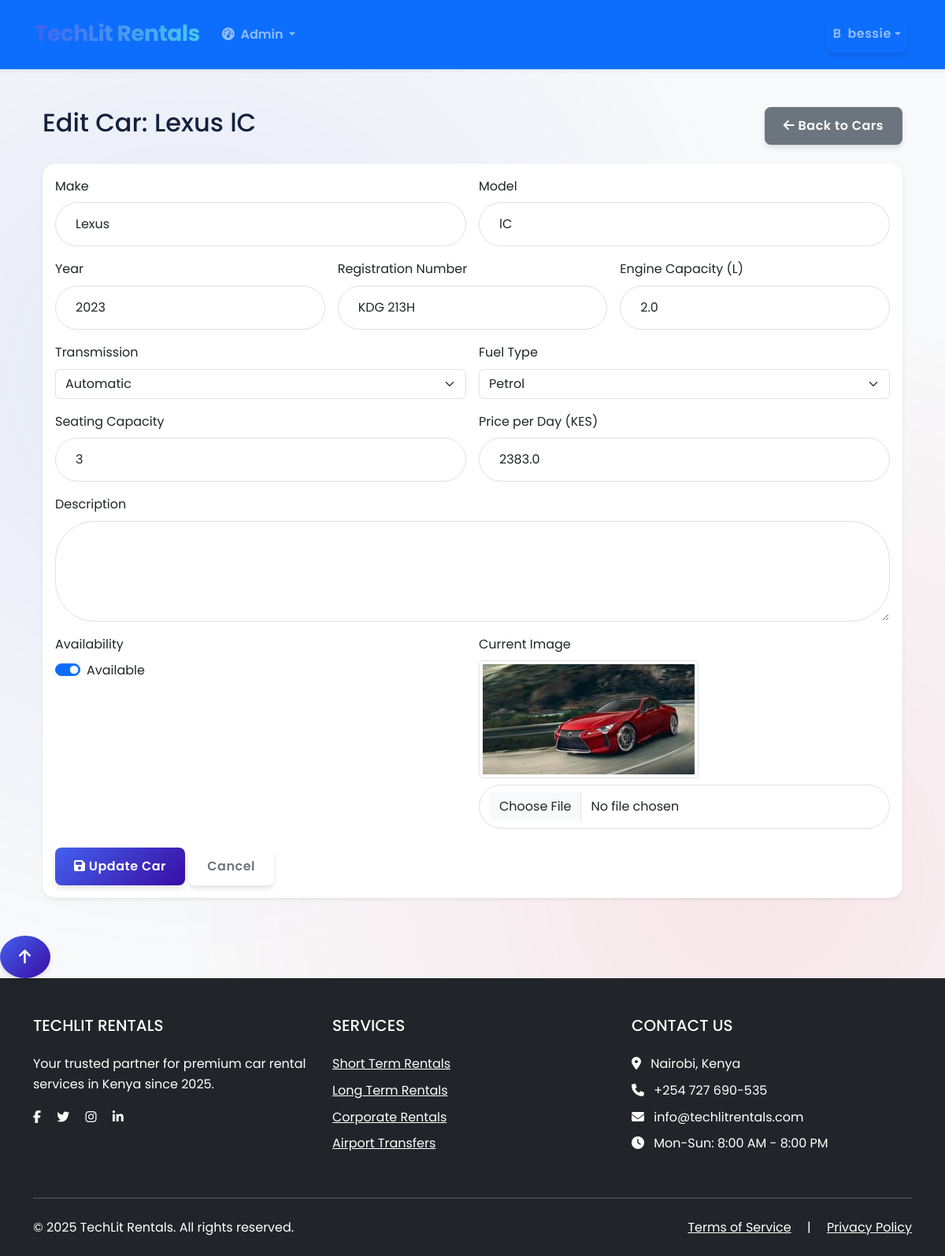
The app's page /admin/cars/edit/6 (signed in) with its own data.
### app.py (models this page shows)
class User(UserMixin, db.Model):
    __tablename__ = 'users'
    id = db.Column(db.Integer, primary_key=True)
    username = db.Column(db.String(80), unique=True, nullable=False)
    email = db.Column(db.String(120), unique=True, nullable=False)
    password = db.Column(db.String(200), nullable=False)
    license_number = db.Column(db.String(50))
    license_expiry = db.Column(db.Date)
    phone_number = db.Column(db.String(20))
    address = db.Column(db.Text)
    date_of_birth = db.Column(db.Date)
    verified = db.Column(db.Boolean, default=False)
    role = db.Column(db.String(20), nullable=False, default='user')
    created_at = db.Column(db.DateTime, default=datetime.utcnow)
    bookings = db.relationship('Booking', backref='user', lazy=True)

class Car(db.Model):
    __tablename__ = 'cars'
    id = db.Column(db.Integer, primary_key=True)
    make = db.Column(db.String(80), nullable=False)
    model = db.Column(db.String(80), nullable=False)
    year = db.Column(db.Integer, nullable=False)
    registration_number = db.Column(db.String(20), unique=True, nullable=False)
    engine_capacity = db.Column(db.Float)
    seating_capacity = db.Column(db.Integer, nullable=False)
    transmission = db.Column(db.String(20))
    fuel_type = db.Column(db.String(20))
    availability = db.Column(db.Boolean, nullable=False, default=True)
    price_per_day = db.Column(db.Float, nullable=False)
    image_url = db.Column(db.String(200))
    description = db.Column(db.Text)
    created_at = db.Column(db.DateTime, default=datetime.utcnow)
    bookings = db.relationship('Booking', backref='car', lazy=True)

### app.py (the view, shortened to what this page needs)
@app.route('/admin/cars/edit/<int:car_id>', methods=['GET', 'POST'])
@admin_required
def edit_car(car_id):
    car = Car.query.get_or_404(car_id)
    return render_template('admin/edit_car.html', car=car, datetime=datetime)

### app.py (called while the page is built)
@app.context_processor
def inject_user():
    return dict(current_user=current_user)

@app.context_processor
def inject_datetime():
    from datetime import datetime
    return dict(datetime=datetime)

@app.context_processor
def inject_today():
    return {'today': datetime.now().date()}

@app.context_processor
def utility_processor():
    def updated_url(**kwargs):
        args = request.args.copy().to_dict()
        args.update(kwargs)
        return f"{url_for('search_cars')}?{urlencode(args)}"
    return dict(updated_url=updated_url)

def admin_required(f):
    @wraps(f)
    def decorated_function(*args, **kwargs):
        if 'user_id' not in session:
            flash('Please log in to access this page.', 'danger')
            return redirect(url_for('login'))
        user = User.query.get(session['user_id'])
        if user.role != 'admin':
            flash('You do not have permission to access this page.', 'danger')
            return redirect(url_for('user_dashboard'))
        return f(*args, **kwargs)
    return decorated_function

### templates/admin/edit_car.html (shortened to what this page needs)
{% extends "base.html" %}
{% block content %}
<div class="container mt-4">
    <div class="d-flex justify-content-between align-items-center mb-4">
        <h2>Edit Car: {{ car.make }} {{ car.model }}</h2>
        <a href="{{ url_for('admin_cars') }}" class="btn btn-secondary">
            <i class="fas fa-arrow-left"></i> Back to Cars
        </a>
    </div>
    <div class="card shadow-sm">
        <div class="card-body">
            <form method="POST" enctype="multipart/form-data">
                <div class="row g-3">
                    <div class="col-md-6">
                        <label for="make" class="form-label">Make</label>
                        <input type="text" class="form-control" id="make" name="make" value="{{ car.make }}" required>
                    </div>
                    <div class="col-md-6">
                        <label for="model" class="form-label">Model</label>
                        <input type="text" class="form-control" id="model" name="model" value="{{ car.model }}" required>
                    </div>
                    <div class="col-md-4">
                        <label for="year" class="form-label">Year</label>
                        <input type="number" class="form-control" id="year" name="year" value="{{ car.year }}" required>
                    </div>
                    <div class="col-md-4">
                        <label for="registration_number" class="form-label">Registration Number</label>
                        <input type="text" class="form-control" id="registration_number" name="registration_number" value="{{ car.registration_number }}" required>
                    </div>
                    <div class="col-md-4">
                        <label for="engine_capacity" class="form-label">Engine Capacity (L)</label>
                        <input type="number" step="0.1" class="form-control" id="engine_capacity" name="engine_capacity" value="{{ car.engine_capacity }}" required>
                    </div>
                    <div class="col-md-6">
                        <label for="transmission" class="form-label">Transmission</label>
                        <select class="form-select" id="transmission" name="transmission" required>
                            <option value="automatic" {% if car.transmission == 'automatic' %}selected{% endif %}>Automatic</option>
                        </select>
                    </div>
                    <div class="col-md-6">
                        <label for="fuel_type" class="form-label">Fuel Type</label>
                        <select class="form-select" id="fuel_type" name="fuel_type" required>
                            <option value="petrol" {% if car.fuel_type == 'petrol' %}selected{% endif %}>Petrol</option>
                        </select>
                    </div>
                    <div class="col-md-6">
                        <label for="seating_capacity" class="form-label">Seating Capacity</label>
                        <input type="number" class="form-control" id="seating_capacity" name="seating_capacity" value="{{ car.seating_capacity }}" required>
                    </div>
                    <div class="col-md-6">
                        <label for="price_per_day" class="form-label">Price per Day (KES)</label>
                        <input type="number" step="0.01" class="form-control" id="price_per_day" name="price_per_day" value="{{ car.price_per_day }}" required>
                    </div>
                    <div class="col-12">
                        <label for="description" class="form-label">Description</label>
                        <textarea class="form-control" id="description" name="description" rows="4">{{ car.description }}</textarea>
                    </div>
                    <div class="col-md-6">
                        <label class="form-label">Availability</label>
                        <div class="form-check form-switch">
                            <input class="form-check-input" type="checkbox" id="availability" name="availability" {% if car.availability %}checked{% endif %}>
                            <label class="form-check-label" for="availability">
                                {{ "Available" if car.availability else "Unavailable" }}
                            </label>
                        </div>
                    </div>
                    <div class="col-md-6">
                        <label class="form-label">Current Image</label><br>
                        {% if car.image_url %}
                        <img src="{{ car.image_url }}" alt="{{ car.make }} {{ car.model }}" class="img-thumbnail mb-2" style="max-height: 150px;">
                        {% else %}
                        <div class="text-muted">No image uploaded.</div>
                        {% endif %}
                        <input type="file" class="form-control" id="image" name="image">
                    </div>
                </div>
                <div class="mt-4">
                    <button type="submit" class="btn btn-primary">
                        <i class="fas fa-save"></i> Update Car
                    </button>
                    <a href="{{ url_for('admin_cars') }}" class="btn btn-outline-secondary">Cancel</a>
                </div>
            </form>
        </div>
    </div>
</div>
{% endblock %}

### templates/base.html (shortened to what this page needs)
<!DOCTYPE html>
<html lang="en" data-bs-theme="light">
<head>
    <link href="https://cdn.jsdelivr.net/npm/bootstrap@5.3.0/dist/css/bootstrap.min.css" rel="stylesheet">
    <link rel="stylesheet" href="https://cdnjs.cloudflare.com/ajax/libs/font-awesome/6.4.2/css/all.min.css">
    <link rel="stylesheet" href="{{ url_for('static', filename='css/style.css') }}">
<body>
    <nav class="navbar navbar-expand-lg navbar-dark bg-primary shadow-sm sticky-top">
        <div class="container">
            <a class="navbar-brand d-flex align-items-center" href="{{ url_for('index') }}">
                <span class="fw-bold">TechLit Rentals</span>
            </a>
            <div class="collapse navbar-collapse" id="navbarNav">
                <ul class="navbar-nav me-auto">
                    {% if 'user_id' in session %}
                        {% if session['role'] == 'admin' %}
                            <li class="nav-item dropdown">
                                <a class="nav-link dropdown-toggle" href="#" role="button" data-bs-toggle="dropdown">
                                    <i class="fas fa-tachometer-alt me-1"></i> Admin
                                </a>
                            </li>
                        {% endif %}
                    {% else %}
                        <li class="nav-item">
                            <a class="nav-link" href="{{ url_for('index') }}">
                                <i class="fas fa-home me-1"></i> Home
                            </a>
                        </li>
                    {% endif %}
                </ul>
                <ul class="navbar-nav ms-auto">
                    {% if 'user_id' in session %}
                        <li class="nav-item dropdown">
                            <a class="nav-link dropdown-toggle d-flex align-items-center btn btn-outline-light" href="#" id="userDropdown"
                               role="button" data-bs-toggle="dropdown" aria-expanded="false">
                                <div class="avatar-sm me-2">
                                    {{ session['username'][0]|upper }}
                                </div>
                                {{ session['username'] }}
                            </a>
                        </li>
                    {% endif %}
                </ul>
            </div>
        </div>
    </nav>
    <main id="main-content" class="container my-5">
        {% block content %}{% endblock %}
    </main>
    <button type="button" class="btn btn-primary btn-floating btn-lg rounded-circle" id="btn-back-to-top">
        <i class="fas fa-arrow-up"></i>
    </button>
    <footer class="bg-dark text-white pt-5 pb-4">
        <div class="container">
            <div class="row">
                <div class="col-lg-4 mb-4">
                    <h5 class="text-uppercase mb-4">TechLit Rentals</h5>
                    <p>Your trusted partner for premium car rental services in Kenya since 2025.</p>
                    <div class="mt-3">
                        <a href="#" class="text-white me-3"><i class="fab fa-facebook-f"></i></a>
                        <a href="#" class="text-white me-3"><i class="fab fa-twitter"></i></a>
                        <a href="#" class="text-white me-3"><i class="fab fa-instagram"></i></a>
                        <a href="#" class="text-white"><i class="fab fa-linkedin-in"></i></a>
                    </div>
                </div>
                <div class="col-lg-4 col-md-6 mb-4">
                    <h5 class="text-uppercase mb-4">Services</h5>
                    <ul class="list-unstyled">
                        <li class="mb-2"><a href="#" class="text-white">Short Term Rentals</a></li>
                        <li class="mb-2"><a href="#" class="text-white">Long Term Rentals</a></li>
                        <li class="mb-2"><a href="#" class="text-white">Corporate Rentals</a></li>
                        <li class="mb-2"><a href="#" class="text-white">Airport Transfers</a></li>
                    </ul>
                </div>
                <div class="col-lg-4 col-md-6 mb-4">
                    <h5 class="text-uppercase mb-4">Contact Us</h5>
                    <ul class="list-unstyled">
                        <li class="mb-2"><i class="fas fa-map-marker-alt me-2"></i> Nairobi, Kenya</li>
                        <li class="mb-2"><i class="fas fa-phone me-2"></i> +254 727 690-535</li>
                        <li class="mb-2"><i class="fas fa-envelope me-2"></i> info@techlitrentals.com</li>
                        <li class="mb-2"><i class="fas fa-clock me-2"></i> Mon-Sun: 8:00 AM - 8:00 PM</li>
                    </ul>
                </div>
            </div>
            <hr class="mb-4">
            <div class="row align-items-center">
                <div class="col-md-6 text-center text-md-start">
                    <p class="mb-0">&copy; 2025 TechLit Rentals. All rights reserved.</p>
                </div>
                <div class="col-md-6 text-center text-md-end">
                    <ul class="list-inline mb-0">
                        <li class="list-inline-item"><a href="#" class="text-white">Terms of Service</a></li>
                        <li class="list-inline-item px-2">|</li>
                        <li class="list-inline-item"><a href="#" class="text-white">Privacy Policy</a></li>
                    </ul>
                </div>
            </div>
        </div>
</body>
</html>

### static/css/style.css (style rules this page uses)
:root { --primary: #4361ee; --primary-dark: #3a0ca3; --secondary: #4cc9f0; --accent: #f72585; --dark: #14213d; --light: #f8f9fa; --gray: #6c757d; --danger: #ef233c; --warning: #ff9e00; --success: #38b000; --radius: 16px; --shadow: 0 20px 25px -5px rgba(0, 0, 0, 0.1), 0 10px 10px -5px rgba(0, 0, 0, 0.04); --transition: all 0.4s cubic-bezier(0.175, 0.885, 0.32, 1.275); --glass: rgba(255, 255, 255, 0.15); }
body { font-family: 'Poppins', 'Segoe UI', system-ui, sans-serif; background-color: var(--light); color: var(--dark); line-height: 1.6; overflow-x: hidden; }
body::before { content: ''; position: fixed; top: 0; left: 0; width: 100%; height: 100%; background: radial-gradient(circle at 20% 30%, rgba(67, 97, 238, 0.1) 0%, transparent 50%), radial-gradient(circle at 80% 70%, rgba(244, 63, 94, 0.1) 0%, transparent 50%); z-index: -1; pointer-events: none; }
.navbar { background: rgba(20, 33, 61, 0.85); backdrop-filter: blur(10px); -webkit-backdrop-filter: blur(10px); box-shadow: 0 4px 30px rgba(0, 0, 0, 0.1); border-bottom: 1px solid rgba(255, 255, 255, 0.1); padding: 1rem 2rem; transition: var(--transition); }
.navbar-brand { font-weight: 800; font-size: 1.75rem; background: linear-gradient(90deg, var(--primary), var(--secondary)); -webkit-background-clip: text; background-clip: text; color: transparent; letter-spacing: -0.5px; }
.nav-link { font-weight: 600; padding: 0.5rem 1rem; margin: 0 0.25rem; border-radius: 50px; transition: var(--transition); }
.form-control { border-radius: 50px; padding: 15px 25px; border: 1px solid #e0e0e0; font-size: 1rem; transition: var(--transition); }
.card { border-radius: var(--radius); overflow: hidden; transition: var(--transition); border: none; box-shadow: var(--shadow); }
.btn { position: relative; padding: 0.75rem 1.5rem; font-weight: 600; border-radius: 8px; transition: all 0.3s ease; letter-spacing: 0.5px; overflow: hidden; border: none; box-shadow: 0 4px 6px rgba(0, 0, 0, 0.1); }
.btn-primary { background: linear-gradient(135deg, var(--primary), var(--primary-dark)); color: white; }

### records on screen
User: username "bessie"
Car: make "Lexus", model "lC", year "2023", registration_number "KDG 213H", engine_capacity "2.0", transmission "Automatic", fuel_type "Petrol", seating_capacity "3", price_per_day "2383.0", availability "☑", availability "Available", image_url (picture)

### other values on screen
{{ session['username'][0]|upper }} "B"
